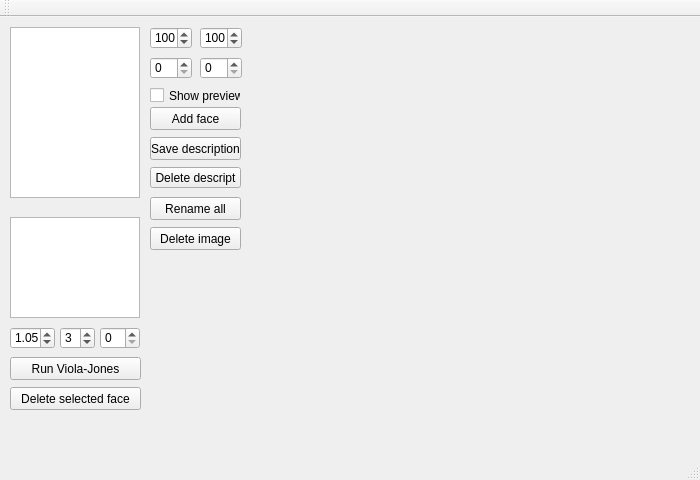
<?xml version="1.0" encoding="UTF-8"?>
<ui version="4.0">
 <class>MainWindow</class>
 <widget class="QMainWindow" name="MainWindow">
  <property name="geometry">
   <rect>
    <x>0</x>
    <y>0</y>
    <width>700</width>
    <height>480</height>
   </rect>
  </property>
  <property name="minimumSize">
   <size>
    <width>700</width>
    <height>480</height>
   </size>
  </property>
  <property name="maximumSize">
   <size>
    <width>10000</width>
    <height>10000</height>
   </size>
  </property>
  <property name="windowTitle">
   <string>MainWindow</string>
  </property>
  <widget class="QWidget" name="centralWidget">
   <widget class="QListView" name="baseView">
    <property name="geometry">
     <rect>
      <x>10</x>
      <y>10</y>
      <width>130</width>
      <height>171</height>
     </rect>
    </property>
   </widget>
   <widget class="QListView" name="facesView">
    <property name="geometry">
     <rect>
      <x>10</x>
      <y>200</y>
      <width>130</width>
      <height>101</height>
     </rect>
    </property>
   </widget>
   <widget class="QLabel" name="label">
    <property name="geometry">
     <rect>
      <x>250</x>
      <y>10</y>
      <width>301</width>
      <height>231</height>
     </rect>
    </property>
    <property name="text">
     <string/>
    </property>
   </widget>
   <widget class="QDoubleSpinBox" name="inputScF">
    <property name="geometry">
     <rect>
      <x>10</x>
      <y>310</y>
      <width>45</width>
      <height>22</height>
     </rect>
    </property>
    <property name="minimum">
     <double>1.010000000000000</double>
    </property>
    <property name="singleStep">
     <double>0.010000000000000</double>
    </property>
    <property name="value">
     <double>1.050000000000000</double>
    </property>
   </widget>
   <widget class="QSpinBox" name="inputMinN">
    <property name="geometry">
     <rect>
      <x>60</x>
      <y>310</y>
      <width>35</width>
      <height>22</height>
     </rect>
    </property>
    <property name="value">
     <number>3</number>
    </property>
   </widget>
   <widget class="QSpinBox" name="inputMinSize">
    <property name="geometry">
     <rect>
      <x>100</x>
      <y>310</y>
      <width>40</width>
      <height>22</height>
     </rect>
    </property>
    <property name="singleStep">
     <number>5</number>
    </property>
   </widget>
   <widget class="QPushButton" name="runVJ">
    <property name="enabled">
     <bool>true</bool>
    </property>
    <property name="geometry">
     <rect>
      <x>10</x>
      <y>340</y>
      <width>131</width>
      <height>23</height>
     </rect>
    </property>
    <property name="text">
     <string>Run Viola-Jones</string>
    </property>
   </widget>
   <widget class="QPushButton" name="delFace">
    <property name="geometry">
     <rect>
      <x>10</x>
      <y>370</y>
      <width>131</width>
      <height>23</height>
     </rect>
    </property>
    <property name="text">
     <string>Delete selected face</string>
    </property>
   </widget>
   <widget class="QSpinBox" name="inputX">
    <property name="geometry">
     <rect>
      <x>150</x>
      <y>10</y>
      <width>42</width>
      <height>22</height>
     </rect>
    </property>
    <property name="maximum">
     <number>10000</number>
    </property>
    <property name="value">
     <number>100</number>
    </property>
   </widget>
   <widget class="QSpinBox" name="inputY">
    <property name="geometry">
     <rect>
      <x>200</x>
      <y>10</y>
      <width>42</width>
      <height>22</height>
     </rect>
    </property>
    <property name="maximum">
     <number>10000</number>
    </property>
    <property name="value">
     <number>100</number>
    </property>
   </widget>
   <widget class="QSpinBox" name="inputWidth">
    <property name="geometry">
     <rect>
      <x>150</x>
      <y>40</y>
      <width>42</width>
      <height>22</height>
     </rect>
    </property>
    <property name="maximum">
     <number>500</number>
    </property>
   </widget>
   <widget class="QSpinBox" name="inputHeight">
    <property name="geometry">
     <rect>
      <x>200</x>
      <y>40</y>
      <width>42</width>
      <height>22</height>
     </rect>
    </property>
    <property name="maximum">
     <number>500</number>
    </property>
   </widget>
   <widget class="QPushButton" name="addFace">
    <property name="geometry">
     <rect>
      <x>150</x>
      <y>90</y>
      <width>91</width>
      <height>23</height>
     </rect>
    </property>
    <property name="text">
     <string>Add face</string>
    </property>
   </widget>
   <widget class="QCheckBox" name="showPr">
    <property name="geometry">
     <rect>
      <x>150</x>
      <y>70</y>
      <width>91</width>
      <height>17</height>
     </rect>
    </property>
    <property name="text">
     <string>Show preview</string>
    </property>
   </widget>
   <widget class="QPushButton" name="saveDescr">
    <property name="geometry">
     <rect>
      <x>150</x>
      <y>120</y>
      <width>91</width>
      <height>23</height>
     </rect>
    </property>
    <property name="text">
     <string>Save description</string>
    </property>
   </widget>
   <widget class="QPushButton" name="delDescr">
    <property name="geometry">
     <rect>
      <x>150</x>
      <y>150</y>
      <width>91</width>
      <height>21</height>
     </rect>
    </property>
    <property name="text">
     <string>Delete descript</string>
    </property>
   </widget>
   <widget class="QPushButton" name="renameAll">
    <property name="geometry">
     <rect>
      <x>150</x>
      <y>180</y>
      <width>91</width>
      <height>23</height>
     </rect>
    </property>
    <property name="text">
     <string>Rename all</string>
    </property>
   </widget>
   <widget class="QLabel" name="labelDescr">
    <property name="geometry">
     <rect>
      <x>150</x>
      <y>240</y>
      <width>91</width>
      <height>16</height>
     </rect>
    </property>
    <property name="text">
     <string/>
    </property>
   </widget>
   <widget class="QPushButton" name="delIm">
    <property name="geometry">
     <rect>
      <x>150</x>
      <y>210</y>
      <width>91</width>
      <height>23</height>
     </rect>
    </property>
    <property name="text">
     <string>Delete image</string>
    </property>
   </widget>
  </widget>
  <widget class="QMenuBar" name="menuBar">
   <property name="geometry">
    <rect>
     <x>0</x>
     <y>0</y>
     <width>700</width>
     <height>21</height>
    </rect>
   </property>
  </widget>
  <widget class="QToolBar" name="mainToolBar">
   <attribute name="toolBarArea">
    <enum>TopToolBarArea</enum>
   </attribute>
   <attribute name="toolBarBreak">
    <bool>false</bool>
   </attribute>
  </widget>
  <widget class="QStatusBar" name="statusBar"/>
 </widget>
 <layoutdefault spacing="6" margin="11"/>
 <resources/>
 <connections/>
</ui>
